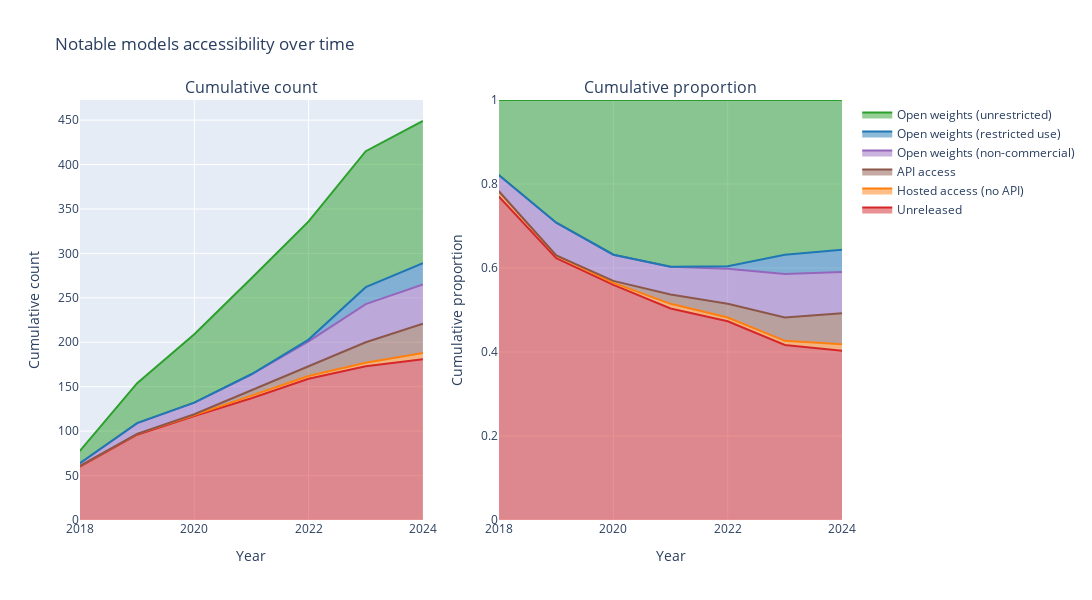

Here is the notebook cell this chart was saved with:
### Code cell
# Create a 1x2 subplot
fig = make_subplots(rows=1, cols=2, subplot_titles=('Cumulative count',
                                                    'Cumulative proportion'))

# Define a consistent color palette
color_palette = {
    'Unreleased': '#d62728',
    'Hosted access (no API)': '#ff7f0e',
    'API access': '#8c564b',
    'Open weights (non-commercial)': '#9467bd',
    'Open weights (restricted use)': '#1f77b4',
    'Open weights (unrestricted)': '#2ca02c'
}

# Cumulative area chart
for accessibility in cumulative_notable_counts['Model accessibility'].unique():
    fig.add_trace(
        go.Scatter(x=cumulative_notable_counts[cumulative_notable_counts['Model accessibility'] == accessibility]['Year'], 
                y=cumulative_notable_counts[cumulative_notable_counts['Model accessibility'] == accessibility]['Cumulative for status'], 
                hoverinfo='x+y',
                stackgroup='one',
                mode='lines',
                name=accessibility,
                line=dict(color=color_palette[accessibility])),
        row=1, col=1
    )

# Normalized area chart
for accessibility in normalized_counts_notable['Model accessibility'].unique():
    fig.add_trace(
        go.Scatter(x=normalized_counts_notable[normalized_counts_notable['Model accessibility'] == accessibility]['Year'], 
                y=normalized_counts_notable[normalized_counts_notable['Model accessibility'] == accessibility]['proportion'], 
                hoverinfo='x+y',
                stackgroup='one',
                mode='lines',
                name=accessibility,
                line=dict(color=color_palette[accessibility]),
                showlegend=False),
        row=1, col=2
    )

# Update layout
fig.update_layout(
    autosize=False,
    width=1200,
    height=600,
    title_text='Notable models accessibility over time',
    showlegend=True
)

# Update x and y axes
fig.update_xaxes(title_text='Year', range=[2018, 2024], row=1, col=1)
fig.update_xaxes(title_text='Year', range=[2018, 2024], row=1, col=2)
fig.update_yaxes(title_text='Cumulative count', row=1, col=1)
fig.update_yaxes(title_text='Cumulative proportion', range=[0, 1], row=1, col=2)

save_plot(fig, results_dir, f'cumulative_model_count_by_accessibility')

fig.show()

### Figure 1 — Plotly figure (JSON) as saved in the notebook; plotly's stock layout.template omitted (floating-point values rounded to 4 significant figures)
{"data": [{"hoverinfo": "x+y", "line": {"color": "#d62728"}, "mode": "lines", "name": "Unreleased", "stackgroup": "one", "type": "scatter", "x": [2015, 2016, 2017, 2018, 2019, 2020, 2021, 2022, 2023, 2024], "xaxis": "x", "y": [7, 17, 36, 60, 96, 117, 137, 159, 173, 181], "yaxis": "y"}, {"hoverinfo": "x+y", "line": {"color": "#ff7f0e"}, "mode": "lines", "name": "Hosted access (no API)", "stackgroup": "one", "type": "scatter", "x": [2015, 2016, 2017, 2018, 2019, 2020, 2021, 2022, 2023, 2024], "xaxis": "x", "y": [0, 1, 1, 1, 1, 1, 3, 3, 4, 7], "yaxis": "y"}, {"hoverinfo": "x+y", "line": {"color": "#8c564b"}, "mode": "lines", "name": "API access", "stackgroup": "one", "type": "scatter", "x": [2015, 2016, 2017, 2018, 2019, 2020, 2021, 2022, 2023, 2024], "xaxis": "x", "y": [0, 0, 0, 0, 0, 1, 6, 11, 23, 33], "yaxis": "y"}, {"hoverinfo": "x+y", "line": {"color": "#9467bd"}, "mode": "lines", "name": "Open weights (non-commercial)", "stackgroup": "one", "type": "scatter", "x": [2015, 2016, 2017, 2018, 2019, 2020, 2021, 2022, 2023, 2024], "xaxis": "x", "y": [0, 2, 2, 3, 12, 13, 18, 28, 43, 44], "yaxis": "y"}, {"hoverinfo": "x+y", "line": {"color": "#1f77b4"}, "mode": "lines", "name": "Open weights (restricted use)", "stackgroup": "one", "type": "scatter", "x": [2015, 2016, 2017, 2018, 2019, 2020, 2021, 2022, 2023, 2024], "xaxis": "x", "y": [0, 0, 0, 0, 0, 0, 0, 2, 19, 24], "yaxis": "y"}, {"hoverinfo": "x+y", "line": {"color": "#2ca02c"}, "mode": "lines", "name": "Open weights (unrestricted)", "stackgroup": "one", "type": "scatter", "x": [2015, 2016, 2017, 2018, 2019, 2020, 2021, 2022, 2023, 2024], "xaxis": "x", "y": [2, 3, 4, 14, 45, 77, 108, 133, 153, 160], "yaxis": "y"}, {"hoverinfo": "x+y", "line": {"color": "#d62728"}, "mode": "lines", "name": "Unreleased", "showlegend": false, "stackgroup": "one", "type": "scatter", "x": [2015, 2016, 2017, 2018, 2019, 2020, 2021, 2022, 2023, 2024], "xaxis": "x2", "y": [0.7778, 0.7391, 0.8372, 0.7692, 0.6234, 0.5598, 0.5037, 0.4732, 0.4169, 0.4031], "yaxis": "y2"}, {"hoverinfo": "x+y", "line": {"color": "#ff7f0e"}, "mode": "lines", "name": "Hosted access (no API)", "showlegend": false, "stackgroup": "one", "type": "scatter", "x": [2015, 2016, 2017, 2018, 2019, 2020, 2021, 2022, 2023, 2024], "xaxis": "x2", "y": [0, 0.04348, 0.02326, 0.01282, 0.006494, 0.004785, 0.01103, 0.008929, 0.009639, 0.01559], "yaxis": "y2"}, {"hoverinfo": "x+y", "line": {"color": "#8c564b"}, "mode": "lines", "name": "API access", "showlegend": false, "stackgroup": "one", "type": "scatter", "x": [2015, 2016, 2017, 2018, 2019, 2020, 2021, 2022, 2023, 2024], "xaxis": "x2", "y": [0, 0, 0, 0, 0, 0.004785, 0.02206, 0.03274, 0.05542, 0.0735], "yaxis": "y2"}, {"hoverinfo": "x+y", "line": {"color": "#9467bd"}, "mode": "lines", "name": "Open weights (non-commercial)", "showlegend": false, "stackgroup": "one", "type": "scatter", "x": [2015, 2016, 2017, 2018, 2019, 2020, 2021, 2022, 2023, 2024], "xaxis": "x2", "y": [0, 0.08696, 0.04651, 0.03846, 0.07792, 0.0622, 0.06618, 0.08333, 0.1036, 0.098], "yaxis": "y2"}, {"hoverinfo": "x+y", "line": {"color": "#1f77b4"}, "mode": "lines", "name": "Open weights (restricted use)", "showlegend": false, "stackgroup": "one", "type": "scatter", "x": [2015, 2016, 2017, 2018, 2019, 2020, 2021, 2022, 2023, 2024], "xaxis": "x2", "y": [0, 0, 0, 0, 0, 0, 0, 0.005952, 0.04578, 0.05345], "yaxis": "y2"}, {"hoverinfo": "x+y", "line": {"color": "#2ca02c"}, "mode": "lines", "name": "Open weights (unrestricted)", "showlegend": false, "stackgroup": "one", "type": "scatter", "x": [2015, 2016, 2017, 2018, 2019, 2020, 2021, 2022, 2023, 2024], "xaxis": "x2", "y": [0.2222, 0.1304, 0.09302, 0.1795, 0.2922, 0.3684, 0.3971, 0.3958, 0.3687, 0.3563], "yaxis": "y2"}], "layout": {"annotations": [{"font": {"size": 16}, "showarrow": false, "text": "Cumulative count", "x": 0.225, "xanchor": "center", "xref": "paper", "y": 1, "yanchor": "bottom", "yref": "paper"}, {"font": {"size": 16}, "showarrow": false, "text": "Cumulative proportion", "x": 0.775, "xanchor": "center", "xref": "paper", "y": 1, "yanchor": "bottom", "yref": "paper"}], "autosize": false, "height": 600, "showlegend": true, "title": {"text": "Notable models accessibility over time"}, "width": 1200, "xaxis": {"anchor": "y", "domain": [0, 0.45], "range": [2018, 2024], "title": {"text": "Year"}}, "xaxis2": {"anchor": "y2", "domain": [0.55, 1], "range": [2018, 2024], "title": {"text": "Year"}}, "yaxis": {"anchor": "x", "domain": [0, 1], "title": {"text": "Cumulative count"}}, "yaxis2": {"anchor": "x2", "domain": [0, 1], "range": [0, 1], "title": {"text": "Cumulative proportion"}}}}
